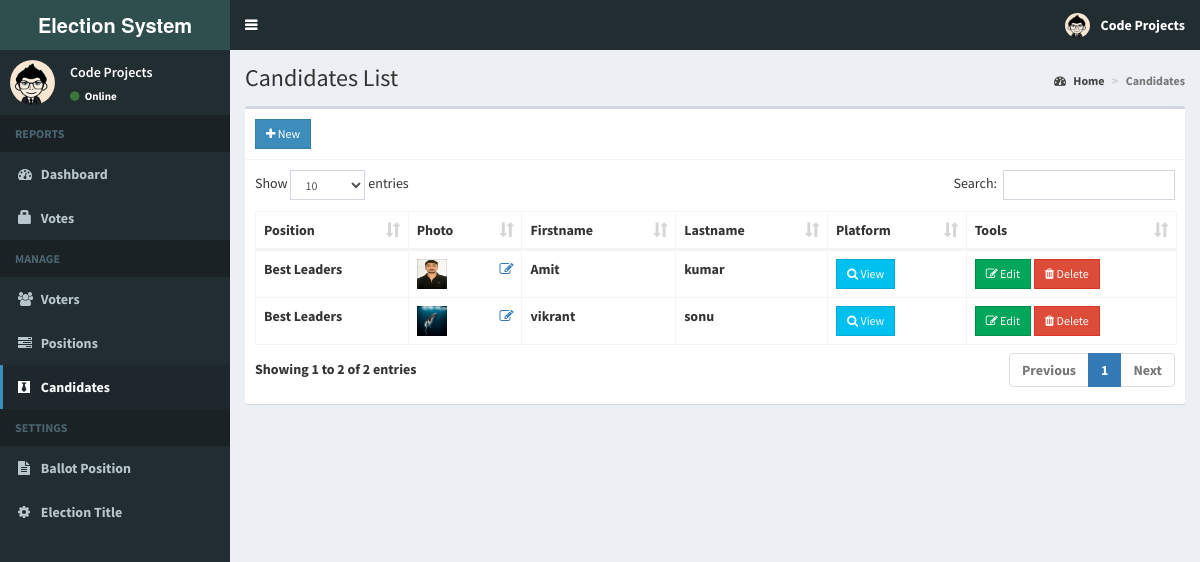
Screenshot of /admin/candidates.php (signed in) with the database file from the repository.
### tables this page shows
CREATE TABLE `candidates` (
  `id` int(11) NOT NULL,
  `position_id` int(11) NOT NULL,
  `firstname` varchar(30) NOT NULL,
  `lastname` varchar(30) NOT NULL,
  `photo` varchar(150) NOT NULL,
  `platform` text NOT NULL
);

CREATE TABLE `positions` (
  `id` int(11) NOT NULL,
  `description` varchar(50) NOT NULL,
  `max_vote` int(11) NOT NULL,
  `priority` int(11) NOT NULL
);

### admin/includes/session.php (called while the page is built, shortened)
<?php
	include 'includes/conn.php';
	$sql = "SELECT * FROM admin WHERE id = '".$_SESSION['admin']."'";
	$query = $conn->query($sql);
	$user = $query->fetch_assoc();
?>

### admin/candidates.php (the view, shortened to what this page needs)
<?php include 'includes/session.php'; ?>
<?php include 'includes/header.php'; ?>
<body class="hold-transition skin-blue sidebar-mini">
<div class="wrapper">
  <?php include 'includes/navbar.php'; ?>
  <?php include 'includes/menubar.php'; ?>
  <div class="content-wrapper">
    <section class="content-header">
      <h1>
        Candidates List
      </h1>
      <ol class="breadcrumb">
        <li><a href="#"><i class="fa fa-dashboard"></i> Home</a></li>
        <li class="active">Candidates</li>
      </ol>
    </section>
    <section class="content">
      <div class="row">
        <div class="col-xs-12">
          <div class="box">
            <div class="box-header with-border">
              <a href="#addnew" data-toggle="modal" class="btn btn-primary btn-sm btn-flat"><i class="fa fa-plus"></i> New</a>
            </div>
            <div class="box-body">
              <table id="example1" class="table table-bordered">
                <thead>
                  <th>Position</th>
                  <th>Photo</th>
                  <th>Firstname</th>
                  <th>Lastname</th>
                  <th>Platform</th>
                  <th>Tools</th>
                </thead>
                <tbody>
                  <?php
                    $sql = "SELECT *, candidates.id AS canid FROM candidates LEFT JOIN positions ON positions.id=candidates.position_id ORDER BY positions.priority ASC";
                    $query = $conn->query($sql);
                    while($row = $query->fetch_assoc()){
                      $image = (!empty($row['photo'])) ? '../images/'.$row['photo'] : '../images/profile.jpg';
                      echo "
                        <tr>
                          <td class='hidden'></td>
                          <td>".$row['description']."</td>
                          <td>
                            <img src='".$image."' width='30px' height='30px'>
                            <a href='#edit_photo' data-toggle='modal' class='pull-right photo' data-id='".$row['canid']."'><span class='fa fa-edit'></span></a>
                          </td>
                          <td>".$row['firstname']."</td>
                          <td>".$row['lastname']."</td>
                          <td><a href='#platform' data-toggle='modal' class='btn btn-info btn-sm btn-flat platform' data-id='".$row['canid']."'><i class='fa fa-search'></i> View</a></td>
                          <td>
                            <button class='btn btn-success btn-sm edit btn-flat' data-id='".$row['canid']."'><i class='fa fa-edit'></i> Edit</button>
                            <button class='btn btn-danger btn-sm delete btn-flat' data-id='".$row['canid']."'><i class='fa fa-trash'></i> Delete</button>
                          </td>
                        </tr>
                      ";
                    }
                  ?>
                </tbody>
              </table>
            </div>
          </div>
        </div>
      </div>
    </section>
  </div>
</div>
</body>
</html>

### admin/includes/navbar.php (shortened to what this page needs)
<header class="main-header">
  <a href="home.php" class="logo">
    <span class="logo-lg"><b>Election System </span>
  </a>
  <nav class="navbar navbar-static-top">
    <a href="#" class="sidebar-toggle" data-toggle="push-menu" role="button">
    </a>
    <div class="navbar-custom-menu">
      <ul class="nav navbar-nav">
        <li class="dropdown user user-menu">
          <a href="#" class="dropdown-toggle" data-toggle="dropdown">
            <img src="<?php echo (!empty($user['photo'])) ? '../images/'.$user['photo'] : '../images/profile.jpg'; ?>" class="user-image" alt="User Image">
            <span class="hidden-xs"><?php echo $user['firstname'].' '.$user['lastname']; ?></span>
          </a>
        </li>
      </ul>
    </div>
  </nav>
</header>

### admin/includes/menubar.php (shortened to what this page needs)
<aside class="main-sidebar">
  <section class="sidebar">
    <div class="user-panel">
      <div class="pull-left image">
        <img src="<?php echo (!empty($user['photo'])) ? '../images/'.$user['photo'] : '../images/profile.jpg'; ?>" class="img-circle" alt="User Image">
      </div>
      <div class="pull-left info">
        <p><?php echo $user['firstname'].' '.$user['lastname']; ?></p>
        <a><i class="fa fa-circle text-success"></i> Online</a>
      </div>
    </div>
    <ul class="sidebar-menu" data-widget="tree">
      <li class="header">REPORTS</li>
      <li class=""><a href="home.php"><i class="fa fa-dashboard"></i> <span>Dashboard</span></a></li>
      <li class=""><a href="votes.php"><span class="glyphicon glyphicon-lock"></span> <span>Votes</span></a></li>
      <li class="header">MANAGE</li>
      <li class=""><a href="voters.php"><i class="fa fa-users"></i> <span>Voters</span></a></li>
      <li class=""><a href="positions.php"><i class="fa fa-tasks"></i> <span>Positions</span></a></li>
      <li class=""><a href="candidates.php"><i class="fa fa-black-tie"></i> <span>Candidates</span></a></li>
      <li class="header">SETTINGS</li>
      <li class=""><a href="ballot.php"><i class="fa fa-file-text"></i> <span>Ballot Position</span></a></li>
      <li class=""><a href="#config" data-toggle="modal"><i class="fa fa-cog"></i> <span>Election Title</span></a></li>
    </ul>
  </section>
</aside>

### rows the page displays
candidates: position.description "Best Leaders", photo (picture), firstname "Amit", lastname "kumar"
candidates: position.description "Best Leaders", photo (picture), firstname "vikrant", lastname "sonu"

### other values shown
$user['firstname'] "Code"
$user['lastname'] "Projects"
